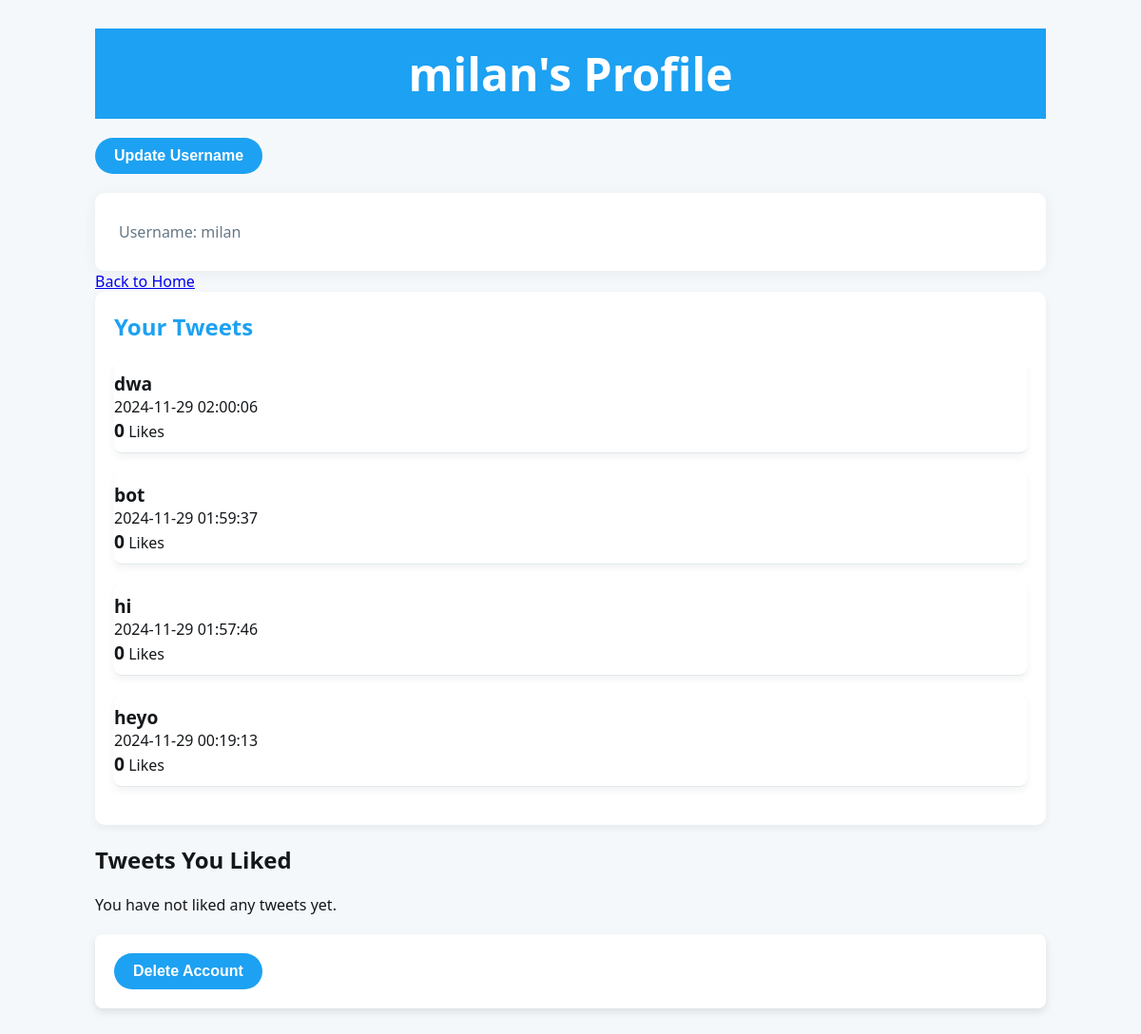
The page /profile (signed in) on the database its author committed.
### models.py (models this page shows, shortened)
class Tweet(db.Model):
    id = db.Column(db.Integer, primary_key=True)
    content = db.Column(db.String(280), nullable=False)
    user_id = db.Column(db.Integer, db.ForeignKey('user.id'), nullable=False)
    created_at = db.Column(db.DateTime, default=datetime.utcnow)
    like_count = db.Column(db.Integer, default=0)  # Number of likes
    likes = db.relationship(
        'Like', backref='tweet', lazy=True, cascade="all, delete-orphan"
    )

### main.py (the view)
@app.route('/profile')
def profile():
    if 'user_id' not in session:
        return redirect(url_for('login'))
    user_id = session['user_id']
    username = session['username']
    db_posts = Tweet.query.filter_by(user_id=user_id).order_by(Tweet.created_at.desc()).all()
    liked_tweets = db.session.query(Tweet, User.username).join(Like, Like.tweet_id == Tweet.id).join(User, User.id == Tweet.user_id).filter(Like.user_id == user_id).all()
    return render_template('profile.html', user={'username': username}, posts=db_posts, liked_tweets=liked_tweets)

### templates/profile.html (shortened to what this page needs)
<!DOCTYPE html>
<html lang="en">
<head>
    <link rel="stylesheet" href="{{ url_for('static', filename='styles.css') }}">
</head>
<body>
    <div class="container">
        <header>
            <h1>{{ user['username'] }}'s Profile</h1>
        </header>
        <section class="update-username">
            <button onclick="toggleUsernameForm()" class="btn2">Update Username</button>
        </section>
        <section class="profile-info">
            <p>Username: {{ user['username'] }}</p>
        </section>
        <a href="{{ url_for('home') }}" class="btn">Back to Home</a>
        <section class="tweet-feed">
            <h2>Your Tweets</h2>
            {% if posts %}
            <ul>
                {% for post in posts %}
                <li class="tweet">
                    <strong>{{ post.content }}</strong>
                    <p>{{ post.created_at.strftime('%Y-%m-%d %H:%M:%S') }}</p>
                    <p><strong>{{ post.like_count }}</strong> Likes</p>
                </li>
                {% endfor %}
            </ul>
            {% else %}
            <p>No tweets available.</p>
            {% endif %}
        </section>
        <section class="liked-tweets">
            <h2>Tweets You Liked</h2>
            {% if liked_tweets %}
            <ul>
                {% for tweet, username in liked_tweets %}
                <li class="tweet">
                    <p><strong>{{ username }}</strong> tweeted:</p>
                    <strong>{{ tweet.content }}</strong>
                    <p>{{ tweet.created_at.strftime('%Y-%m-%d %H:%M:%S') }}</p>
                    <p><strong>{{ tweet.like_count }}</strong> Likes</p>
                </li>
                {% endfor %}
            </ul>
            {% else %}
            <p>You have not liked any tweets yet.</p>
            {% endif %}
        </section>
        <section class="delete-account">
            <form action="{{ url_for('delete_account') }}" method="POST">
                <button type="submit" class="btn2" onclick="return confirm('Are you sure you want to delete your account? This action cannot be undone.')">
                    Delete Account
                </button>
            </form>
        </section>
    </div>
</body>
</html>

### static/styles.css (style rules this page uses)
body { font-family: 'Segoe UI', Tahoma, Geneva, Verdana, sans-serif; background-color: #e6ecf0; color: #14171a; margin: 0; padding: 0; }
.container { width: 100%; max-width: 900px; margin: 0 auto; padding: 20px; }
header { background-color: #1da1f2; color: white; padding: 15px 0; text-align: center; font-size: 24px; font-weight: bold; }
h1 { margin: 0; }
form { background-color: #ffffff; padding: 20px; border-radius: 8px; box-shadow: 0 4px 8px rgba(0, 0, 0, 0.1); margin-top: 20px; }
form button { background-color: #1da1f2; color: #ffffff; padding: 10px 20px; border: none; border-radius: 5px; font-size: 16px; cursor: pointer; }
.profile-info { background-color: #ffffff; padding: 25px; border-radius: 10px; box-shadow: 0 4px 8px rgba(0, 0, 0, 0.1); }
.profile-info p { margin: 5px 0; color: #657786; }
.tweet { background-color: #ffffff; padding: 15px; margin-bottom: 20px; border-radius: 8px; box-shadow: 0 4px 8px rgba(0, 0, 0, 0.05); }
.tweet p { margin: 0; font-size: 16px; }
body { background-color: #f5f8fa; color: #14171a; }
.container { max-width: 1000px; margin: 0 auto; padding: 30px; }
header { text-align: center; margin-bottom: 20px; }
.profile-info { background-color: #ffffff; padding: 25px; margin-top: 20px; border-radius: 10px; box-shadow: 0 2px 15px rgba(0, 0, 0, 0.05); }
.tweet-feed { background-color: #ffffff; padding: 20px; border-radius: 10px; box-shadow: 0 4px 8px rgba(0, 0, 0, 0.05); }
.tweet-feed h2 { margin-top: 0; color: #1da1f2; }
.tweet-feed ul { list-style-type: none; padding: 0; }
.tweet-feed ul li { border-bottom: 1px solid #e1e8ed; padding: 10px 0; }
.tweet-feed ul li strong { font-size: 1.2em; color: #14171a; }
.btn2 { background-color: #1DA1F2; color: white; padding: 10px 20px; border: none; cursor: pointer; border-radius: 25px; font-size: 16px; transition: background-color 0.2s ease; font-weight: 600; }

### rows shown on the page
Tweet: content "dwa", created_at "2024-11-29 02:00:06", like_count "0"
Tweet: content "bot", created_at "2024-11-29 01:59:37", like_count "0"
Tweet: content "hi", created_at "2024-11-29 01:57:46", like_count "0"
Tweet: content "heyo", created_at "2024-11-29 00:19:13", like_count "0"

### other values the page prints
{{ user['username'] }} "milan"
